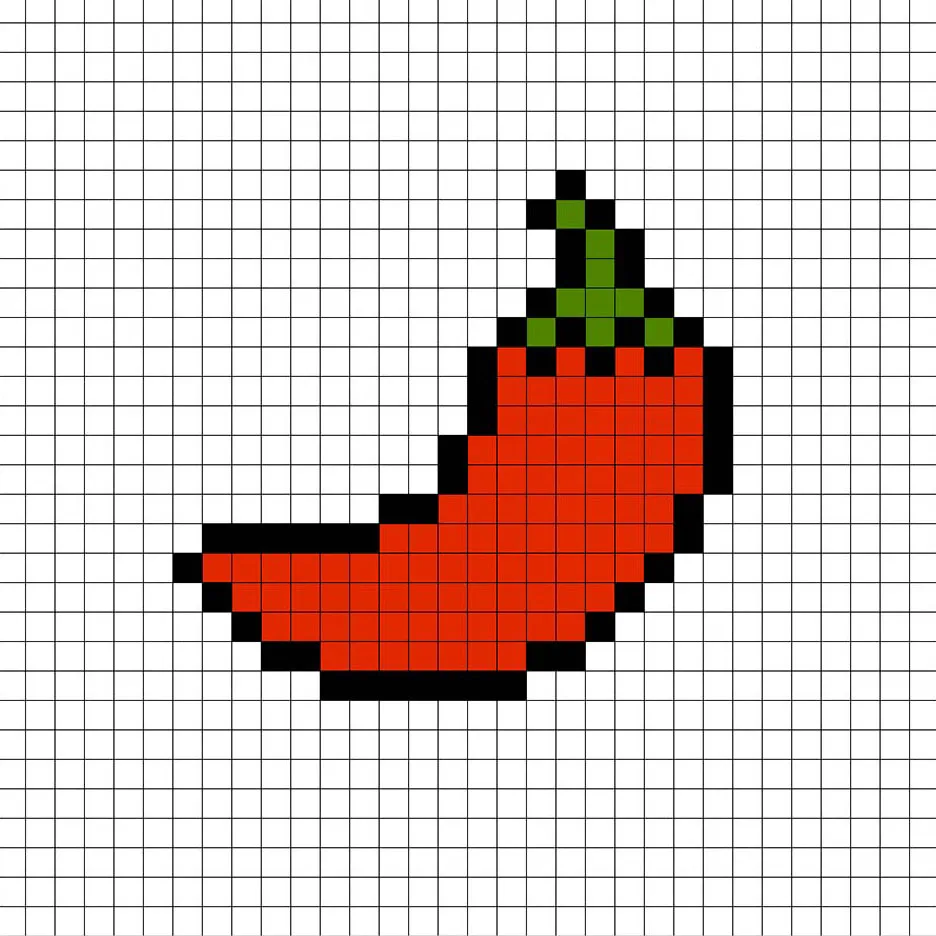
#> input picture images/red.png, 936 x 936 px, found by its file name
$ python RLE.py
#> lines starting #> are read from the running program, lines starting #| are printed output that depends on the picture; after the words box and inside, x2 and y2 are one past the last pixel; in counts of white or black regions, pixels touching at a corner belong together
import numpy as np
import cv2

# convert to binary image
img = cv2.imread('images/red.png')
#> img is the input picture: shape (936, 936, 3); mean B, G, R 199.8, 204, 220.4
img = cv2.resize(img ,(300,300) )
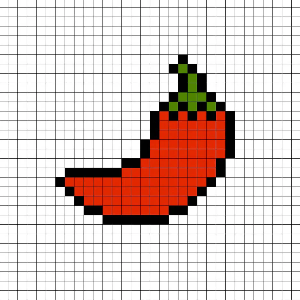
#> img: shape (300, 300, 3); mean B, G, R 199.4, 203.6, 220
gray = cv2.cvtColor(img , cv2.COLOR_BGR2GRAY)
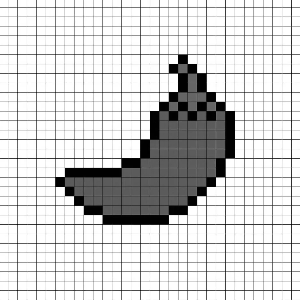
#> gray: shape (300, 300); min 0, max 255, mean 208
_ , binary_image = cv2.threshold(gray , 128 , 255 , cv2.THRESH_BINARY)
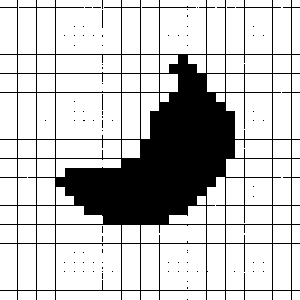
#> binary_image: shape (300, 300); 77.9% white; 82 black regions (81 under 20 px), largest, box (x1, y1, x2, y2) and area: (0, 0, 300, 300) 19752
pixels = binary_image.flatten()


def rle_encode(pixels):
    values = []
    counts = []
    prev_pixel = pixels[0]
#> prev_pixel = 255
    count = 1

    for pixel in pixels[1:]:
        if pixel == prev_pixel:
            count += 1
        else:
            values.append(prev_pixel)
            counts.append(count)
            prev_pixel = pixel
            count = 1
#> this loop made 89999 passes
#> (pixel, prev_pixel, count) on passes 17, 18, 36, 37, 55, 56: (0, 0, 1), (255, 255, 1), (0, 0, 1), (255, 255, 1), (0, 0, 1), (255, 255, 1)
#> (pixel, count) on passes 1 to 6: (255, 2), (255, 3), (255, 4), (255, 5), (255, 6), (255, 7)
#> after the loop, counts = 6214 values, max 300 at index 1289, min 1 at index 1, mean 14.48; values = 6214 values, max 255 at index 0, min 0 at index 1, mean 127.5

    values.append(prev_pixel)
    counts.append(count)

    return values, counts

def rle_decode(values, counts, shape):
    pixels = np.concatenate([np.full(c, v, dtype=np.uint8) for v, c in zip(values, counts)])
    return pixels.reshape(shape)


# encode the image
values , counts = rle_encode(pixels)
#> values = 6215 values, max 255 at index 0, min 0 at index 1, mean 127.5; counts = 6215 values, max 300 at index 1289, min 1 at index 1, mean 14.48

# show original image first
cv2.imshow('orginal binary' , binary_image)
cv2.waitKey()

# decode image (numbers)
decoded_image = rle_decode(values, counts, binary_image.shape)
cv2.imshow('decode' , decoded_image)
cv2.waitKey()
cv2.destroyAllWindows()


# finding diffrent space
import sys
print(sys.getsizeof(counts))
#| 53080
print(sys.getsizeof(values))
#| 53080
print(sys.getsizeof(pixels))
#| 90112

$ run again, with images/face2.png copied over images/red.png
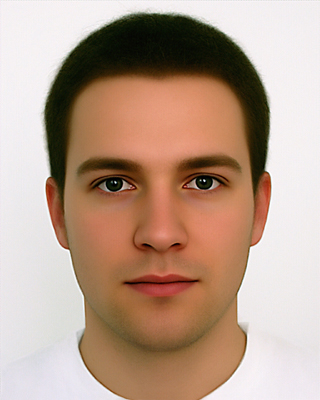
#> input picture images/face2.png, 320 x 400 px, found by its file name
#> img is the input picture: shape (400, 320, 3); mean B, G, R 140.9, 158, 184.4
#> img: shape (300, 300, 3)
#> `gray = cv2.cvtColor(img , cv2.COLOR_BGR2GRAY)`:
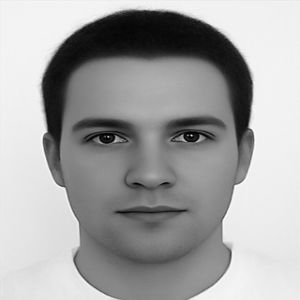
#> gray: shape (300, 300); min 0, max 254, mean 163.9
#> `_ , binary_image = cv2.threshold(gray , 128 , 255 , cv2.THRESH_BINARY)`:
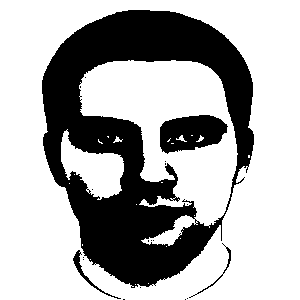
#> binary_image: shape (300, 300); 68.2% white; 19 black regions (15 under 20 px), largest, box (x1, y1, x2, y2) and area: (42, 10, 254, 288) 26404, (160, 115, 228, 154) 1888, (73, 250, 121, 299) 222, (189, 243, 231, 298) 117
#> prev_pixel = 255
#> after the loop in rle_encode, `for pixel in pixels[1:]:`: counts = 1864 values, max 3128 at index 0, min 1 at index 103, mean 48.22; values = 1864 values, max 255 at index 0, min 0 at index 1, mean 127.5
#> `values , counts = rle_encode(pixels)`: values = 1865 values, max 255 at index 0, min 0 at index 1, mean 127.6; counts = 1865 values, max 3128 at index 0, min 1 at index 103, mean 48.26
#| 16184
#| 16184
#| 90112
